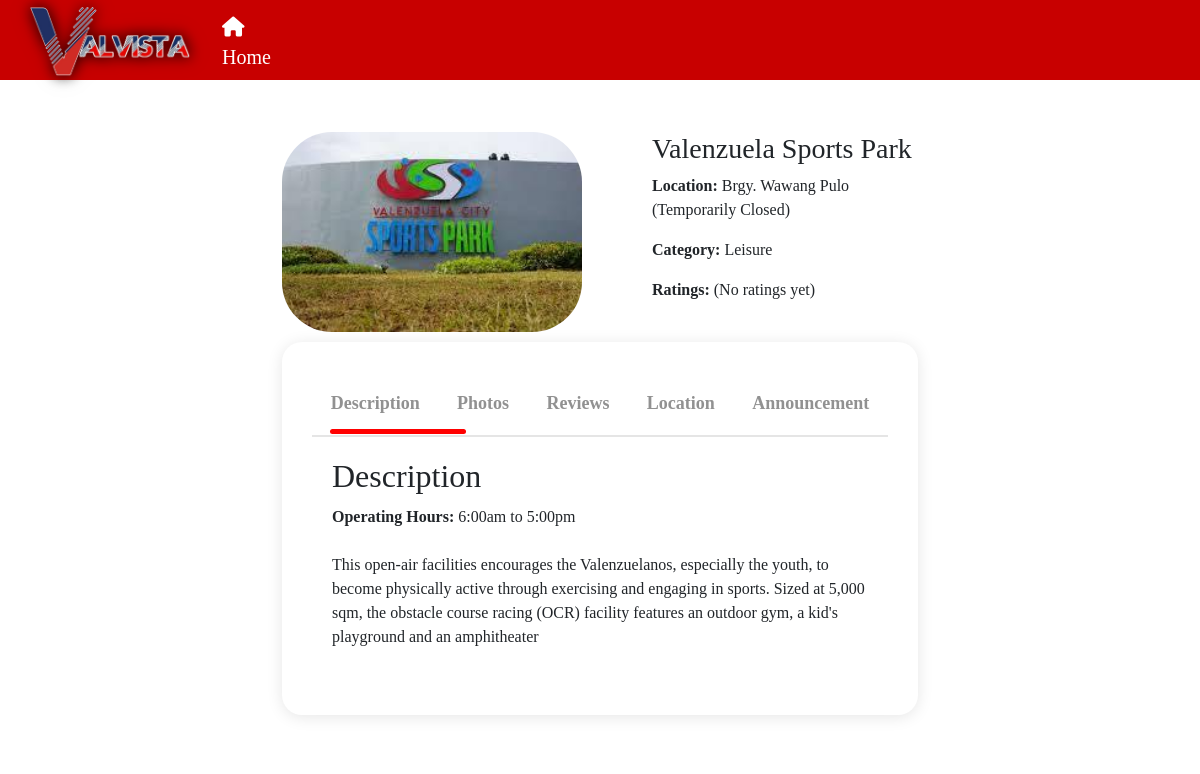
The app's page /viewplace/5/ with its own data.
### website/models.py (models this page shows, shortened)
class Place(models.Model):
        COST_CHOICES = [
        ('0','0'),
        ('1-200','1-200'),
        ('201-500','201-500'),
        ('501+','501+'),
        ]
        STATUS_CHOICES = [
        ('Open','Open'),
        ('Soon to Open','Soon to Open'),
        ('Closed','Closed'),
        ('Temporarily Closed','Temporarily Closed'),
        ('For Renovation','For Renovation'),
        ]
        name = models.CharField (max_length=100)
        location = models.CharField (max_length=100)
        description = models.CharField (max_length=1000)
        categories = models.ManyToManyField('Category', related_name='places')
        time = models.CharField (max_length=20)
        timeclose = models.CharField (max_length=20)
        cost = models.CharField(max_length=100, blank=True,null=True,choices= COST_CHOICES)
        photo = models.ManyToManyField(PlaceMedia,related_name='places',blank=True)
        thumbnail = models.ImageField(upload_to="media")
        archived = models.BooleanField(default=False)
        map = models.CharField(max_length=2000,blank=True,null=True)
        promos = models.ImageField(upload_to="media",blank=True,null=True)
        announcement = models.TextField(max_length=5000, blank=True,null=True)
        status = models.CharField(max_length=100, blank=True,null=True,choices= STATUS_CHOICES)
        lat = models.DecimalField(max_digits=30, decimal_places=20, blank=True, null=True)
        lng = models.DecimalField(max_digits=30, decimal_places=20, blank=True, null=True)

class Category(models.Model):
    name = models.CharField(max_length=100, unique=True)

### website/views.py (the view)
# urls.py: path('viewplace/<str:pk>/', views.viewplace, name="viewplace"),
def viewplace(request,pk):
    excluded_groups = ['Business', 'Admin']
    if any(request.user.groups.filter(name=group).exists() for group in excluded_groups):
        return redirect('login')
    else:
        place = get_object_or_404(Place.objects.annotate(
            avg_rating=Avg('ratings__score'), rating_count=Count('ratings')), pk=pk)
        ratings = place.ratings.all()
        context = {
            'place': place,
            'ratings': ratings,
            'avg_rating': place.avg_rating,
            'rating_count': place.rating_count
            }
        return render(request, 'viewplace.html',context)

### website/templates/viewplace.html (shortened to what this page needs)
<!DOCTYPE html>
<html lang="en">
<head>
    <link rel="stylesheet" href="https://cdnjs.cloudflare.com/ajax/libs/font-awesome/6.5.1/css/all.min.css">
    <link rel="stylesheet" href="https://cdnjs.cloudflare.com/ajax/libs/font-awesome/4.7.0/css/font-awesome.min.css">
    <link href="https://cdn.jsdelivr.net/npm/bootstrap@5.0.2/dist/css/bootstrap.min.css" rel="stylesheet"
>
    {% load static %}
	<link rel="stylesheet" href="{% static 'viewmoros.css' %}">
</head>
<nav>
    <div class="logo">
        <a href="{%url 'home' %}"><img class="logo"src ="\media\media\valvista logo.png" alt="logo"></a>
    </div>
    <ul class="nav-links">
        <li><a href="{%url 'home' %}"><i class="fa-solid fa-house"></i> Home</a></li>
    </ul>
        <ul class="nav-links ul-user">
        {% if user.is_authenticated%}
        <li class="no-hover"><a style="color: white;"><i class="fa-solid fa-user"></i> Welcome, <strong> {{request.user}}!</strong></a></li>
        <li><a href="{%url 'logout' %}"><i class="fa-solid fa-right-to-bracket"></i> Logout</a></li>
        {%else%}
        <li><a style="margin-left: 400px;" href="{%url 'login' %}"> Login</a></li>
        {%endif%}
    </ul>
</nav>
	<body>
        <br><br><br><br><br><br><br><br>
<div class="img-container">
    <div class="text">
        <div class="main"><img style= "height: 200px;width: 300px;object-fit: cover;" src="{{place.thumbnail.url}}" alt="Pio Valenzuela"></div>
        <h3 class="h3">{{place.name}}</h3>
        <p><strong>Location:</strong> {{place.location}} ({{place.status}})</p>
        <p><strong>Category:</strong>
            {% for category in place.categories.all %}
                {{ category.name }}{% if not forloop.last %}, {% endif %}
            {% endfor %}
        </p>
              <p><strong>Ratings:</strong>  {% if avg_rating %}
                {{ avg_rating|floatformat:0 }}<i class="fa-solid fa-star" style="color: #FFD43B;"></i> ({{ rating_count }} Reviews)
            {% else %}
                (No ratings yet)
            {% endif %}
        </p>
    </div>
    <div class="container">
        <div class="tab-box">
            <button class="tab-btn active">Description</button>
            <button class="tab-btn">Photos</button>
            <button class="tab-btn">Reviews</button>
            <button class="tab-btn">Location</button>
            <button class="tab-btn">Announcement</button>
            <div class="line"></div>
        </div>
        <div class="content-box">
            <div class="content active">
                <h2>Description</h2>
                <strong>Operating Hours:</strong> {{ place.time }} to {{ place.timeclose }}
                <br><br>
                <p>
                    {{ place.description }}
                </p>
            </div>
        </div>
    </div>
</body>
</html>

### website/static/viewmoros.css (style rules this page uses)
body { background-image: url(https://i.ytimg.com/vi/v0W1pdibRQM/maxresdefault.jpg); background-repeat: no-repeat; background-position: center; background-attachment: fixed; background-size: cover; display: flex; justify-content: center; align-items: flex-start; height: 100vh; position: relative; font-family:'Franklin Gothic'; }
.img-container { max-width: 700px; margin-top: 100px; padding: 32px; background: #fff; border-radius: 20px; z-index: 1000; height: 87h; }
.main { max-width: 350px; float: left; padding-right: 20px; margin-right: 50px; }
.container { background-color: white; padding: 30px; box-shadow: 0 2px 16px rgba(0, 0, 0, .1); border-radius: 20px; margin-top: 40px; max-height: 500px; }
.tab-box { width: 100%; display: flex; justify-content: space-around; align-items: center; border-bottom: 2px solid rgba(229, 229, 229); position: relative; }
.tab-box .tab-btn { font-size: 18px; font-weight: 600; color: #919191; background: none; border: none; padding: 18px; cursor: pointer; }
.content-box { padding: 20px; }
.content-box .content { display: none; animation: moving .5s ease; }
.content-box .content.active { display: block; }
.content-box .content h2 { margin-bottom: 10px; }
.line { position: absolute; top: 57px; left: 18px; width: 136px; height: 5px; background-color: red; border-radius: 10px; transition: all .3s ease-in-out; }
nav { padding: 20px 30px; display: flex; align-items: center; background: #c80000; position: fixed; width: 100%; height: 80px; top: 0; left: 0; z-index: 1100; }
.logo { margin-top: 1px; height: 70px; width: 160px; filter: drop-shadow(0 0 7px rgba(0, 0, 0, 0.5)); }
nav ul { display: flex; margin-top: 20px; margin-right: 30px; gap: 20px; z-index: 1; }
.ul-user { margin-left: 700px; }
nav ul li { list-style-type: none; }
nav ul li a { text-decoration: none; color: #fff; font-size: 20px; transition: color 0.3s ease; display: inline-block; }
.main img { border-radius: 50px; }

### records on screen
Place: thumbnail (picture), name "Valenzuela Sports Park", location "Brgy. Wawang Pulo", status "Temporarily Closed", time "6:00am", timeclose "5:00pm", description "This open-air facilities encourages the Valenzuelanos, especially the youth, to become physically active through exercising and engaging in sports. Sized at 5,000 sqm, the obstacle course racing (OCR) facility features an outdoor gym, a kid's playground and an amphitheater"
Category: name "Leisure"
